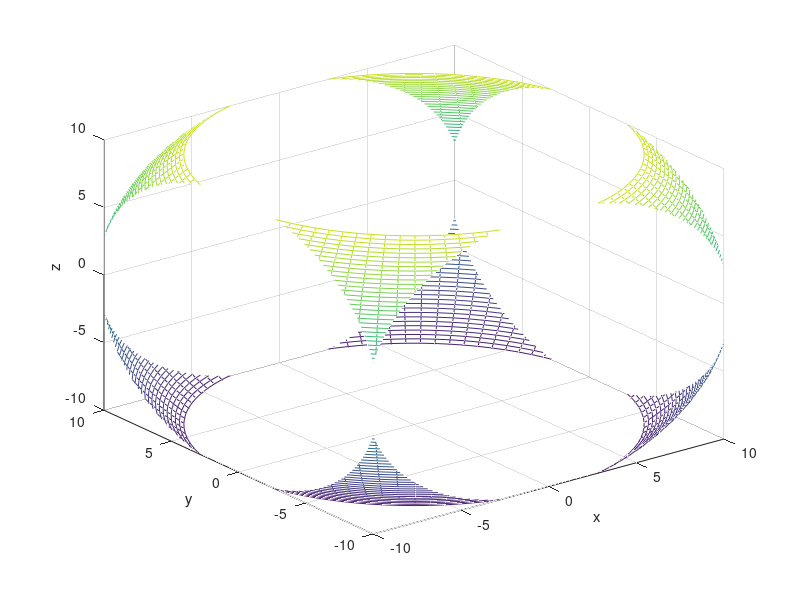

This figure's MATLAB source:
function []=Sphere();
% [x,y,z] = sphere
% r = sqrt(12^2 + 8^2);
% x = x(1:end,:);
% y = y(1:end,:);
% z = z(1:end,:);
% surf(r.*x, r.*y, r.*z);
% axis equal


r1 = 8;
r2 = 12;
r = sqrt(r1^2+r2^2);
phi = atan(r1/r2);
phi_ = atan(r2/r1);

theta1 = linspace(phi, phi + phi_*2, 100);
theta2 = linspace(0, 2*pi, 100);
[theta1,theta2] = meshgrid(theta1,theta2);

%% Spherical coordinate:
x=r.*sin(theta1).*cos(theta2);
y=r.*sin(theta1).*sin(theta2);
z=r.*cos(theta1);
mesh(x,y,z);
hold on
grid on;xlim([-10 10]);ylim([-10 10]);zlim([-10 10]);xlabel('x');ylabel('y');zlabel('z');
% title('Task-6: Robot work space plot - compare'); 
grid on;xlim([-10 10]);ylim([-10 10]);zlim([-10 10]);xlabel('x');ylabel('y');zlabel('z');
end